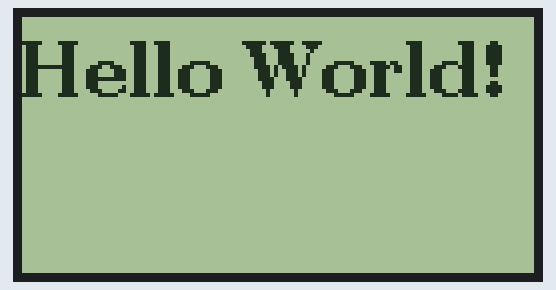
This sketch was run on a simulated Arduino Uno, built with avr-gcc and run on an emulated ATmega328P. Parts: 128×64 one-colour display.

Above: at 0.4 s.

The sketch:

sketch_jul20a.ino
```cpp
#include <Arduino.h>
#include <SPI.h>
#include <U8g2lib.h>

/* Constructor */
U8G2_UC1701_DOGS102_1_4W_SW_SPI u8g2(U8G2_R0, /* clock=*/ 13, /* data=*/ 11, /* cs=*/ 10, /* dc=*/ 9, /* reset=*/ 8);

/* u8g2.begin() is required and will sent the setup/init sequence to the display */
void setup(void) {
  u8g2.begin();
}

/* draw something on the display with the `firstPage()`/`nextPage()` loop*/
void loop(void) {
  u8g2.firstPage();
  do {
    u8g2.setFont(u8g2_font_ncenB14_tr);
    u8g2.drawStr(0,20,"Hello World!");
  } while ( u8g2.nextPage() );
  delay(1000);
}
```
